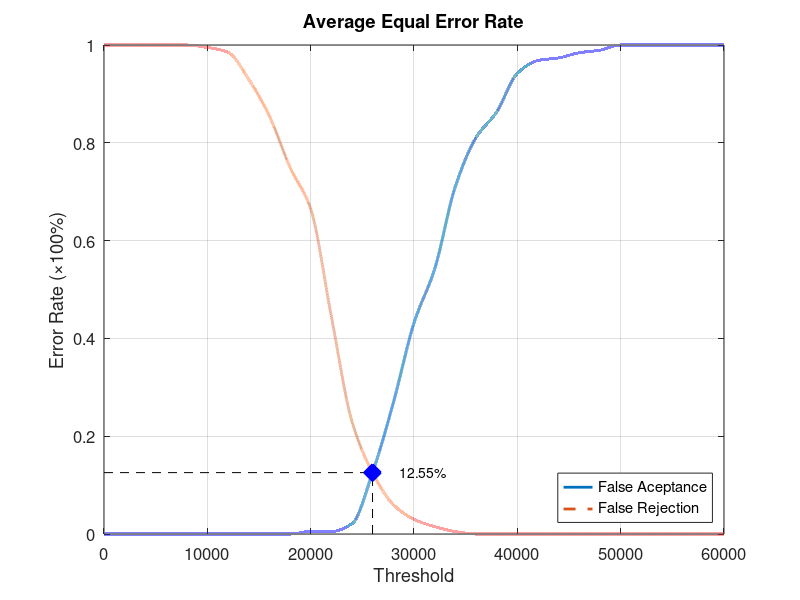
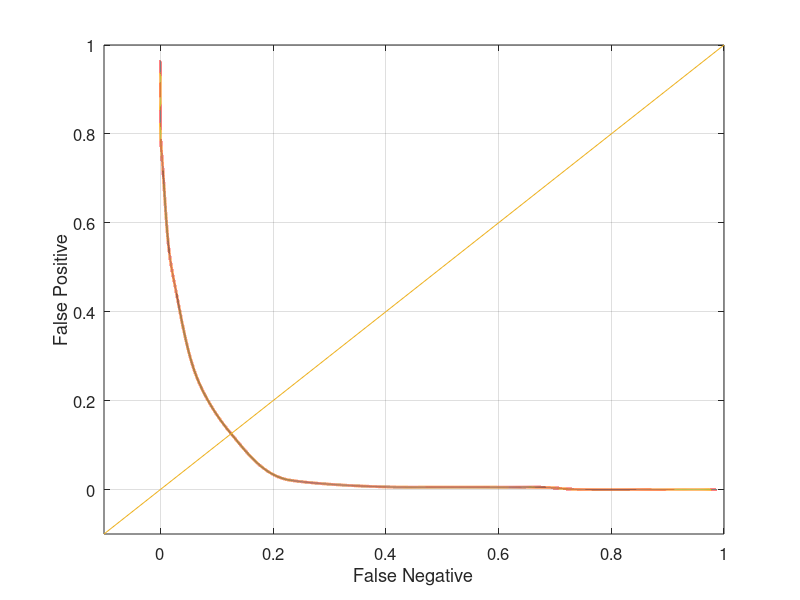

These figures' MATLAB source, in order:
function yEER = Database1_4
close all;
clear;
clc;
x = 0:2000:60000;
xq = 0:0.5:60000;

y0 = [0 0 0 0 0 0 0 0 0 0 0.00526316 0.00526316 0.0210526 0.126316 0.268421 0.431579 0.542105 0.710526 0.810526 0.863158 0.942105 0.968421 0.973684 0.984211 0.989474 1 1 1 1 1 1];
yy0 = interp1(x, y0, xq, 'pchip');
y1 = [1 1 1 1 1 0.995 0.985 0.93 0.855 0.75 0.665 0.445 0.23 0.125 0.06 0.03 0.015 0.005 0 0 0 0 0 0 0 0 0 0 0 0 0];
yy1 = interp1(x, y1, xq, 'pchip');

% Calculating EER: 
y2 = abs(y0 - y1);
find(y2 == min(y2))
yy2 = abs(yy0 - yy1);
xEER = find(yy2 == min(yy2));
xEERIndex = xq(xEER) % X-axis EER
yEER = yy0(xEER) % Y-axis EER

main = figure
plot(xq, yy0,'-','LineWidth', 2);	hold on
plot(xq, yy1,'--','LineWidth', 2);	hold on
plot([xEERIndex xEERIndex], [0 yEER], 'k--');	hold on
plot([0 xEERIndex], [yEER yEER], 'k--');	hold on
plot(xEERIndex, yEER, 'bx', 'LineWidth', 10);	hold on
text(xEERIndex + 10 * xEERIndex / 100, yEER, [num2str(round((10000 * yEER)) / 100) '%'])
legend('False Aceptance', 'False Rejection', 'Location', 'SouthEast')
xlabel('Threshold')
ylabel('Error Rate (\times100%)')
title('Average Equal Error Rate')
set(gca, 'FontSize', 12)
axis([0 60000 0 1])
grid on

print(main, 'Database1_4Main', '-dpng');
FNRxFPR = figure('Color', [1 1 1]);
plot(yy1, yy0, '-', yy1, yy0, 'LineWidth', 2);
hold on
y = -0.1:0.1:1
plot(y, y); 
set(gca, 'FontSize', 12)
xlabel('False Negative')
ylabel('False Positive')
axis([-0.1 1 -0.1 1])
set(gca, 'FontSize', 12)
grid on

print(FNRxFPR, 'Database1_4FNRxFPR','-dpng');
end
